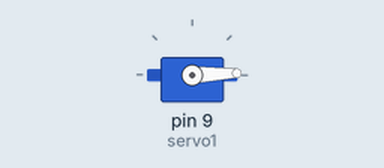
The sketch below on a simulated Arduino Uno, built with avr-gcc and run on an emulated ATmega328P. On the bench: servo.

Above: at 0.05 s.
At 0.9 s:
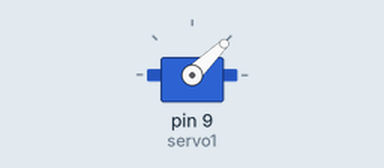
At 1.8 s:
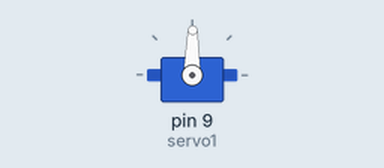
At 3.6 s:
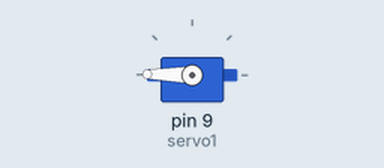
Timing chart, 0 to 8.3 s (numbered marks = the images above):
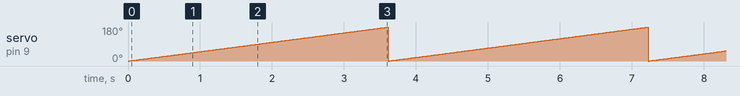

The sketch:

Servomotor.ino
```cpp
#include <Servo.h>

Servo servo1; //Creación del objeto del servo

int ang=0;  //Angulo
int con=1; //Contador

void setup(){
servo1.attach(9);
}

void loop(){
  for(int i=0; i<180; i++){
    servo1.write(i);
    delay(20);
    }

   for(int i=180; i>180; i--){
    servo1.write(i);
    delay(20);
    }
/*servo1.write(ang); //envá posicion del servomotor
ang+=con;          //Incremento de la posición
delay(10);         //10 ms de pausa
if(ang<=0||ang>=180){
con=con*-1;*/
}
```

Measured:
- by itself, servo on pin 9 (servo1): ramps from 0° to 179° and jumps back, once every 3.6 s
